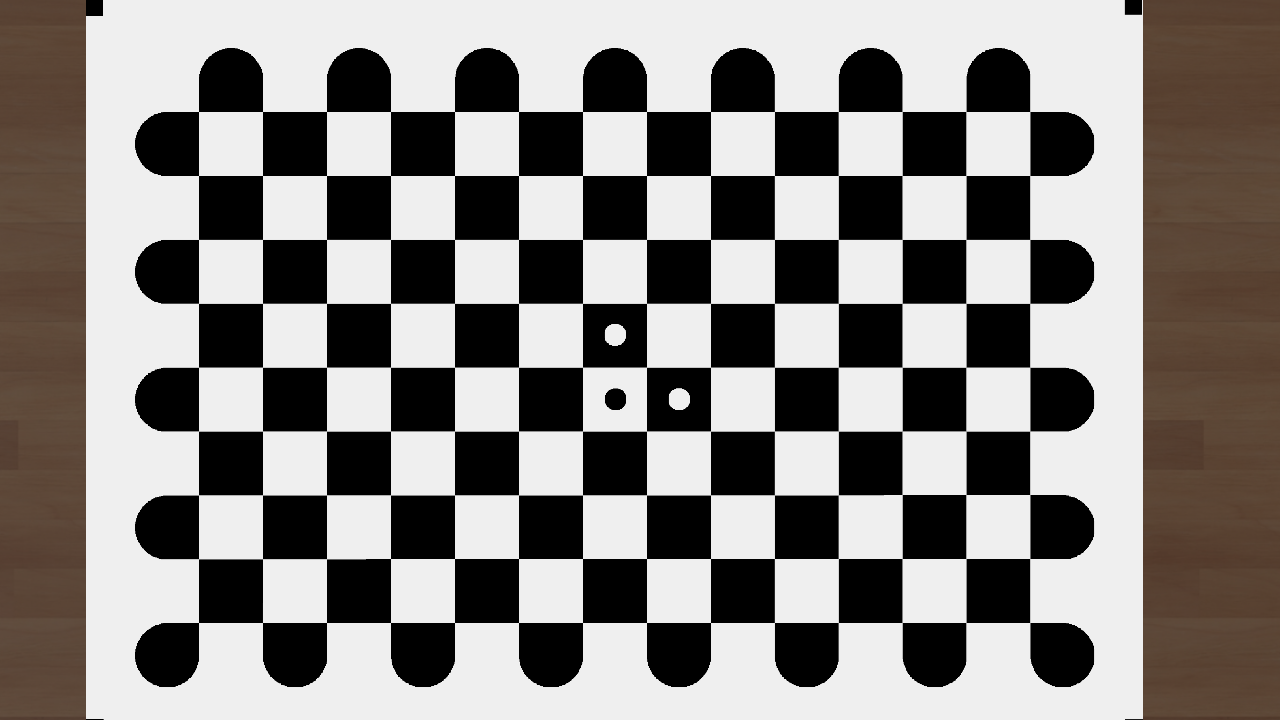
#> input picture simulated/A.png, 1280 x 720 px; its folder holds 4 pictures in this run
$ python simulated.py
#> lines starting #> are read from the running program, lines starting #| are printed output that depends on the picture; after the words box and inside, x2 and y2 are one past the last pixel; in counts of white or black regions, pixels touching at a corner belong together
### simulated/pose_estimation.py
import cv2 as cv
import numpy as np
import glob

CHECKERBOARD_WIDTH = 9
CHECKERBOARD_HEIGHT = 14
SQUARE_SIZE = 0.02576
criteria = (cv.TERM_CRITERIA_EPS + cv.TERM_CRITERIA_MAX_ITER, 30, 0.001)


def objpgen(middle):
#> called with middle = True
    objp = np.zeros((CHECKERBOARD_HEIGHT * CHECKERBOARD_WIDTH, 3), np.float32)
    objp[:, :2] = np.mgrid[0:CHECKERBOARD_HEIGHT, 0:CHECKERBOARD_WIDTH].T.reshape(-1, 2)

    if middle:
        for i in range(len(objp)):
            objp[i][0] -= (CHECKERBOARD_HEIGHT - 1) / 2
            objp[i][1] -= (CHECKERBOARD_WIDTH - 1) / 2

    objp *= SQUARE_SIZE
    return objp


def prepareimage(img):
    lwr = np.array([0, 0, 0])
    upr = np.array([255, 100, 150])
    hsv = cv.cvtColor(img, cv.COLOR_BGR2HSV)
    msk = cv.inRange(hsv, lwr, upr)
    krn = cv.getStructuringElement(cv.MORPH_RECT, (50, 30))
    dlt = cv.dilate(msk, krn, iterations=5)
    res = 255 - cv.bitwise_and(dlt, msk)
    return np.uint8(res)


# === CALIBRATE CAMERA ============================================================================

def calibrate(middle):
    # Prepare object points
    objp = objpgen(middle)

    # Arrays to store object points and image points from all the images.
    objpoints = []  # 3d point in real world space
    imgpoints = []  # 2d points in image plane.

    images = [img for img in glob.glob('*.png') if not img.startswith('~')]
    # Process the images
    for fname in images:
        img = cv.imread(fname)
#> img is the input picture: shape (720, 1280, 3); mean B, G, R 130, 132.7, 136.5
        imgbw = prepareimage(img)
#> in prepareimage, `msk = cv.inRange(hsv, lwr, upr)`:
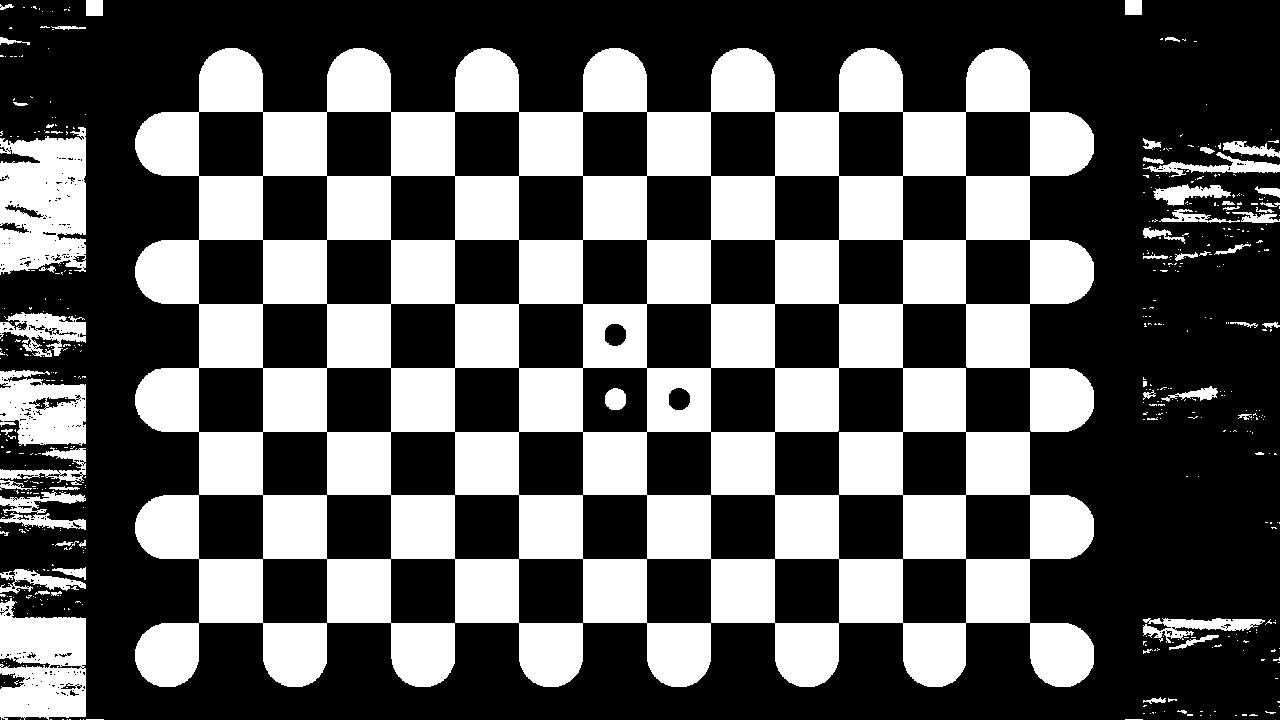
#> msk: shape (720, 1280); 36.2% white; 486 white regions (426 under 20 px), largest, box (x1, y1, x2, y2) and area: (135, 48, 1094, 687) 295653, (0, 127, 86, 275) 10086, (0, 598, 86, 720) 7938
        # Find the chess board corners
        ret, corners = cv.findChessboardCornersSB(imgbw, (CHECKERBOARD_HEIGHT, CHECKERBOARD_WIDTH), None)
#> ret = True; corners = 126 rows, first 8: [198.5, 111.6], [262.5, 111.5], [326.6, 111.5], [390.5, 111.5], [454.5, 111.5], [518.5, 111.5], [582.6, 111.5], [646.5, 111.5]
        # If found, add object points, image points (after refining them)
        if ret:
            objpoints.append(objp)
            imgpoints.append(corners)
#> pass 2 of the loop in calibrate, `for fname in images:`:
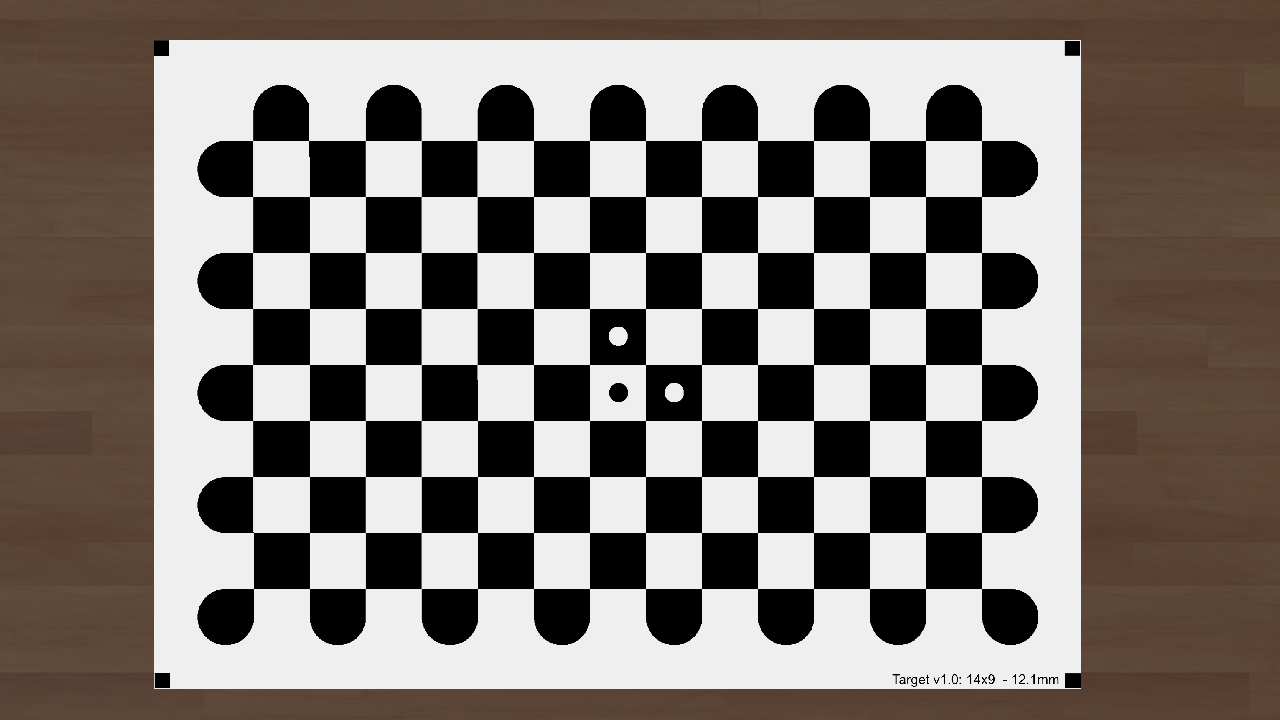
#> input picture simulated/B.png, 1280 x 720 px
#> in calibrate, img is the input picture: shape (720, 1280, 3); mean B, G, R 115.2, 120.6, 128.2
#> in prepareimage (call 2), `msk = cv.inRange(hsv, lwr, upr)`:
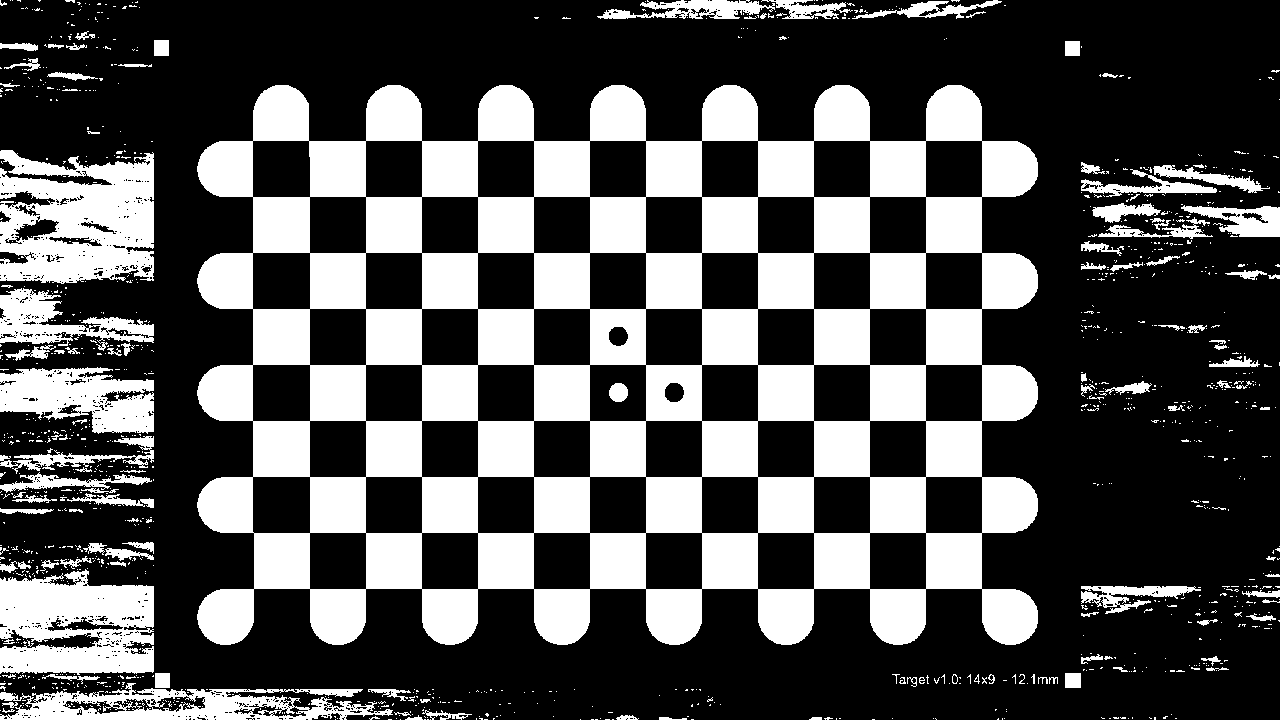
#> msk: shape (720, 1280); 32.4% white; 1186 white regions (1065 under 20 px), largest, box (x1, y1, x2, y2) and area: (197, 85, 1038, 645) 227003, (0, 150, 154, 284) 15250, (0, 569, 154, 675) 12138
#> in calibrate, `ret, corners = cv.findChessboardCornersSB(imgbw, (CHECKERBOARD_HEIGHT,..`: corners = 126 rows, first 8: [252.5, 140.5], [308.5, 140.5], [365.6, 140.5], [421.5, 140.5], [477.5, 140.5], [533.5, 140.5], [589.5, 140.5], [645.6, 140.5]

    # Obtain camera parameters
    ret, mtx, dist, rvecs, tvecs = cv.calibrateCamera(objpoints, imgpoints, imgbw.shape[::-1], None, None)
    print(tvecs)
    return ret, mtx, dist, rvecs, tvecs


# === FIND POSE OF TARGETS ===========================================================================
def findpose(middle, camerat, camerar):
    rvecsarray = []
    tvecsarray = []
    R_gripper2base = []
    T_gripper2base = []

    ret, mtx, dist, rvecs, tvecs = calibrate(middle)
    # Prepare object points
    objp = objpgen(middle)

    images = [img for img in glob.glob('*.png') if not img.startswith('~')]
    for idx, fname in enumerate(images):
        img = cv.imread(fname)
        imgbw = prepareimage(img)
        ret, corners = cv.findChessboardCornersSB(imgbw, (CHECKERBOARD_HEIGHT, CHECKERBOARD_WIDTH ), None)
#> ret = True; corners = 126 rows, first 8: [198.5, 111.6], [262.5, 111.5], [326.6, 111.5], [390.5, 111.5], [454.5, 111.5], [518.5, 111.5], [582.6, 111.5], [646.5, 111.5]
        if ret:

            corners2 = cv.cornerSubPix(imgbw, corners, (11, 11), (-1, -1), criteria)
#> corners2 = 126 rows, first 8: [198.5, 111.5], [262.5, 111.5], [326.5, 111.5], [390.5, 111.5], [454.5, 111.5], [518.5, 111.5], [582.5, 111.5], [646.5, 111.5]
            # Find the rotation and translation vectors.
            ret, rvecs, tvecs = cv.solvePnP(objp, corners2, mtx, dist)

            img = cv.drawFrameAxes(img, mtx, None, rvecs, tvecs, SQUARE_SIZE, 3)
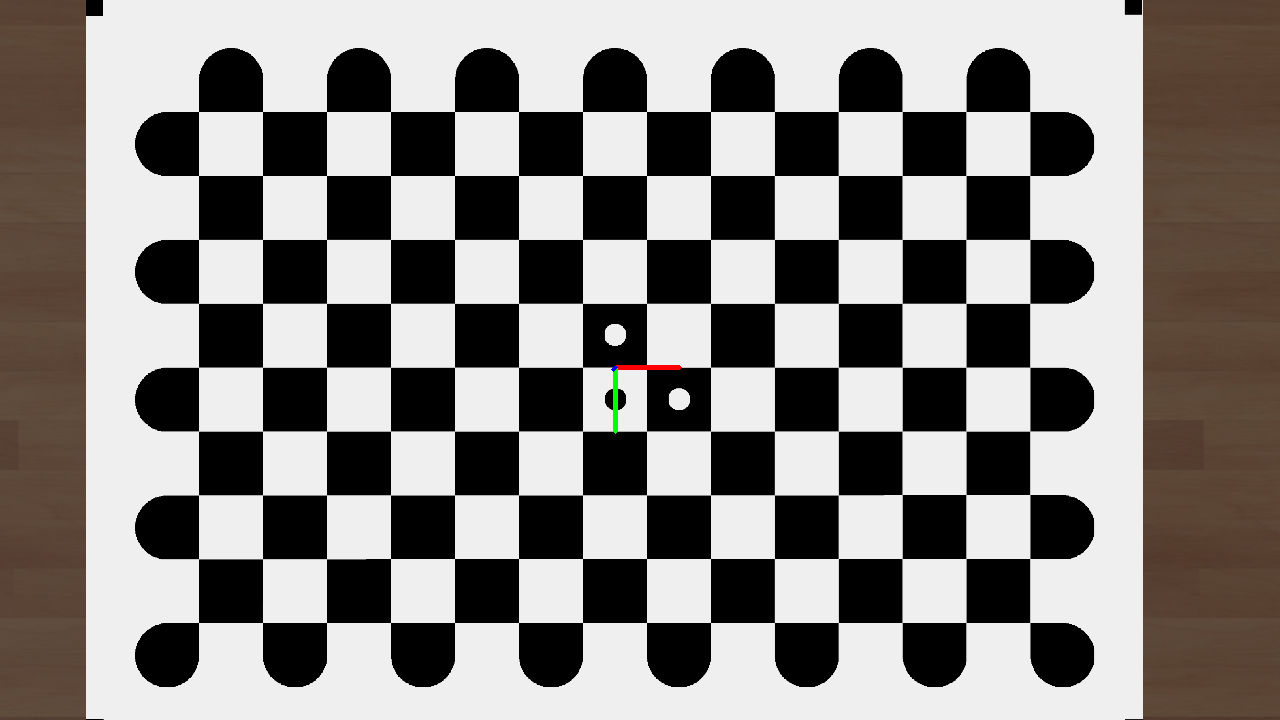
#> img: shape (720, 1280, 3); 0.07% of pixels changed, all inside (x1, y1, x2, y2) = (611, 365, 682, 434)
            cv.imshow('Pose', img)
            cv.waitKey()

            R_gripper2base.append(np.array([[camerar[idx][0], camerar[idx][1], camerar[idx][2]],
                                            [camerar[idx][3], camerar[idx][4], camerar[idx][5]],
                                            [camerar[idx][6], camerar[idx][7], camerar[idx][8]]]))
            T_gripper2base.append(np.array([[camerat[idx][0]], [camerat[idx][1]], [camerat[idx][2]]]))

            rmatrix, _ = cv.Rodrigues(rvecs, np.eye(3))
            rvecsarray.append(rmatrix)
            tvecsarray.append(tvecs)
#> pass 2 of the loop in findpose, `for idx, fname in enumerate(images):`:
#> in findpose, `ret, corners = cv.findChessboardCornersSB(imgbw, (CHECKERBOARD_HEIGHT,..`: corners = 126 rows, first 8: [252.5, 140.5], [308.5, 140.5], [365.6, 140.5], [421.5, 140.5], [477.5, 140.5], [533.5, 140.5], [589.5, 140.5], [645.6, 140.5]
#> corners2 = 126 rows, first 8: [252.5, 140.5], [308.5, 140.5], [365.5, 140.5], [421.5, 140.5], [477.5, 140.5], [533.5, 140.5], [589.5, 140.5], [645.5, 140.5]
#> in findpose, `img = cv.drawFrameAxes(img, mtx, None, rvecs, tvecs, SQUARE_SIZE, 3)`:
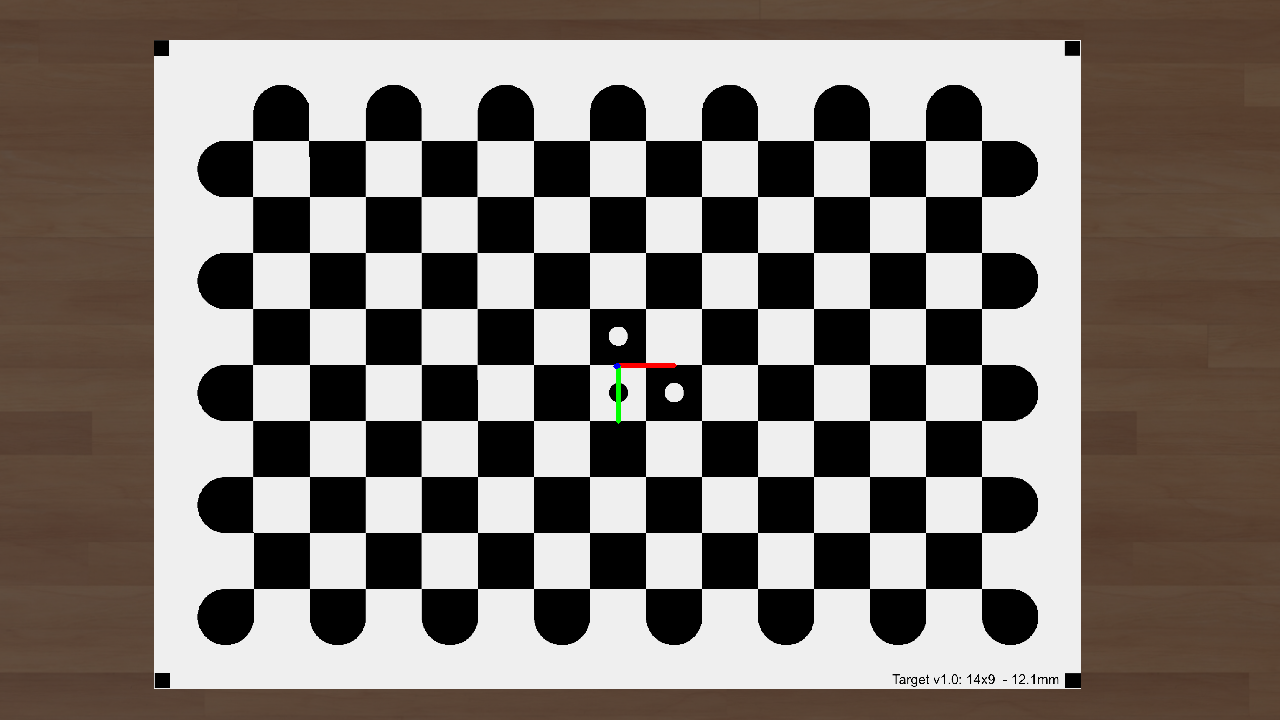
#> img: shape (720, 1280, 3); 0.06% of pixels changed, all inside (x1, y1, x2, y2) = (613, 363, 677, 424)

    R_cam2gripper, t_cam2gripper = cv.calibrateHandEye(R_gripper2base, T_gripper2base,
                                                       rvecsarray, tvecsarray)
    return mtx, None, R_cam2gripper, t_cam2gripper

### simulated/simulated.py
import numpy as np
from scipy.spatial.transform import Rotation as R

demo_positions = [[0.5225, 0.712, 0],
                  [0.5225, 0.8, 0],
                  [0.5, 0.8, 0],
                  [0.55, 0.8, 0],
                  [0.5225, 0.8, 0.1],
                  [0.5, 0.8, 0.1],
                  [0.55, 0.8, -0.1],
                  [0.5225, 0.8, -0.1],
                  [0.55, 0.3, -0.45],
                  [0.2, 0.5, -0.4]]
demo_rotations = [[0.0, 1.0, 0.0, -1.0, 0.0, 0.0, 0.0, 0.0, 1.0],
                  [0.0, 1.0, 0.0, -1.0, 0.0, 0.0, 0.0, 0.0, 1.0],
                  [0.0, 1.0, 0.0, -1.0, 0.0, 0.0, 0.0, 0.0, 1.0],
                  [0.0, 1.0, 0.0, -1.0, 0.0, 0.0, 0.0, 0.0, 1.0],
                  [0.0, 1.0, 0.0, -1.0, 0.0, 0.0, 0.0, 0.0, 1.0],
                  [0.0, 1.0, 0.0, -1.0, 0.0, 0.0, 0.0, 0.0, 1.0],
                  [0.0, 1.0, 0.0, -1.0, 0.0, 0.0, 0.0, 0.0, 1.0],
                  [0.0, 1.0, 0.0, -1.0, 0.0, 0.0, 0.0, 0.0, 1.0],
                  [0,  0, -1,
                   -0.5555702,  0.8314696, -0,
                   0.8314696,  0.5555702,  0],
                  [0.5,  0.5, -0.7071068,
                   -0.7071068,  0.7071068,  0,
                   0.5,  0.5,  0.7071068]
                  ]
import pose_estimation
mtx, dist, R_cam2gripper, t_cam2gripper = pose_estimation.findpose(True, demo_positions, demo_rotations)
print(t_cam2gripper)
